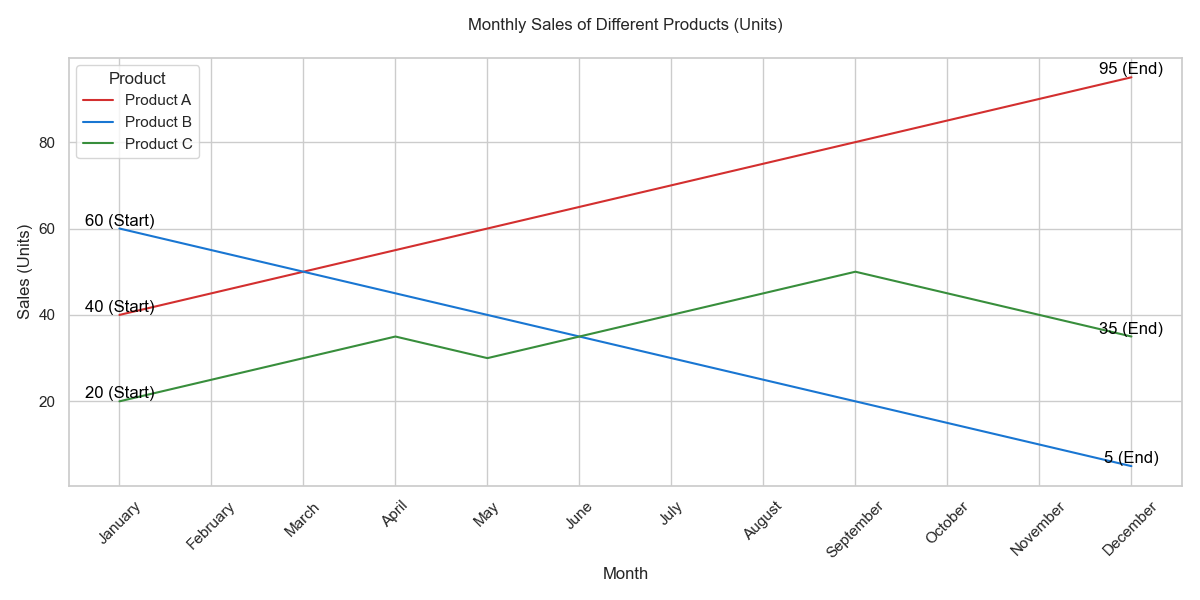

Recreate this plot in Python.

import pandas as pd
import seaborn as sns
import matplotlib.pyplot as plt

# Create data
data = {
    'Month': ["January", "February", "March", "April", "May", "June",
              "July", "August", "September", "October", "November", "December"],
    'Product A': [40, 45, 50, 55, 60, 65, 70, 75, 80, 85, 90, 95],
    'Product B': [60, 55, 50, 45, 40, 35, 30, 25, 20, 15, 10, 5],
    'Product C': [20, 25, 30, 35, 30, 35, 40, 45, 50, 45, 40, 35]
}

# Convert data into DataFrame
df = pd.DataFrame(data)

# Melt the DataFrame
df_melted = df.melt('Month', var_name='Product', value_name='Sales (Units)')

# Create the line plot
plt.figure(figsize=(12, 6))
sns.lineplot(data=df_melted, x='Month', y='Sales (Units)', hue='Product',
             palette=['#D32F2F', '#1976D2', '#388E3C'])

# Add annotations for the start and end of each line
for product in ['Product A', 'Product B', 'Product C']:
    plt.text(x=df['Month'][0], y=df[product][0], s=f"{df[product][0]} (Start)",
             color='black', ha='center', va='bottom')
    plt.text(x=df['Month'].iloc[-1], y=df[product].iloc[-1],
             s=f"{df[product].iloc[-1]} (End)", color='black', ha='center', va='bottom')

plt.title('Monthly Sales of Different Products (Units)', pad=20)
plt.xlabel('Month')
plt.ylabel('Sales (Units)')
plt.xticks(rotation=45)
plt.tight_layout()
plt.show()
